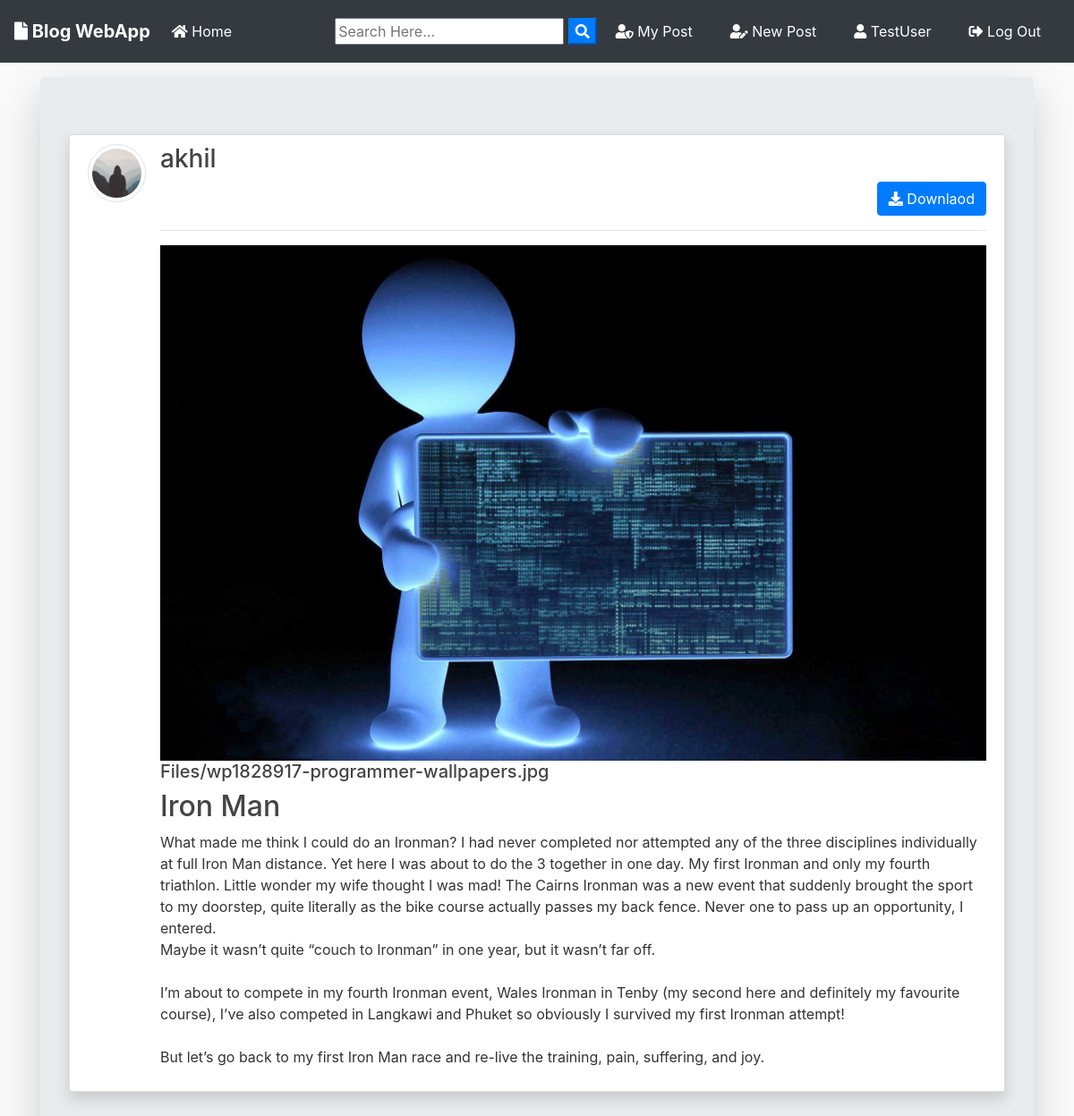
/post/16/ (signed in), run on the app's committed database.
### blog/models.py (models this page shows, shortened)
class Post(models.Model):
	title = models.CharField(max_length=100)
	file = models.FileField(null=True,blank=True,upload_to='Files')
	content = models.TextField()
	date_posted = models.DateTimeField(default=timezone.now)
	author = models.ForeignKey(User, on_delete=models.CASCADE)
	def extension(self):
		name, extension = os.path.splitext(self.file.name)
		return extension

### users/models.py (models this page shows, shortened)
class Profile(models.Model):
    user = models.OneToOneField(User, on_delete=models.CASCADE)
    image = models.ImageField(default='default.jpg', upload_to='profile_pics')

### blog/views.py (the view)
# urls.py: path('post/<int:pk>/', PostDetailView.as_view(), name='post-detail'),
class PostDetailView(DetailView):
    model = Post
    template_name = 'blog/post_detail.html'

### blog/templates/blog/post_detail.html (shortened to what this page needs)
{% extends "blog/base.html" %}
{% block content %}
<div class="jumbotron mt-3 shadow-lg">
<article class="media content-section shadow ">
   <a href="{{ object.author.profile.image.url }} " target="_blank"> <img src="{{ object.author.profile.image.url }}  " alt="" class="article-img rounded-circle img-thumbnail img-fluid">
   </a>
    <div class="media-body">
      <div class="">
        <div class="d-flex justify-content-between">
        <a class="mr-2 mt-0 mb-0  text-dark" href="{% url 'user-posts' object.author.username  %}"><h3>{{ object.author }}</h3></a>
        </div>
        {% if object.author != user %}
          <div class="form-group mt-0 pt-0 d-flex justify-content-end">
            <a href="{{ object.file.url }}" download class="btn btn-primary flex-last" type="submit"><i class="fas fa-download"></i> Downlaod</a>
          </div>
        {% endif %}
        <hr>
      </div>
      <div>
        {% if object.file %}
          {% if object.extension == '.jpg' or object.extension == 'jpeg' or object.extension == 'png' %}
            <a href="{{ object.file.url }}"  download ><img src="{{ object.file.url }}" alt="" class="img-fluid "></a>
            <a href="{{ object.file.url }}"  download class="text-dark"><h5>{{ object.file }}</h5></a>
          {% else %}
            <a href="{{ object.file.url }}"  download class="text-dark"><h5>{{ object.file }}</h5></a>
          {% endif %}
        {% endif %}
      </div>
      <h2>{{ object.title }}</h2>
      <p class="article-content">{{ object.content }}</p>
    </div>
  </article>
{% endblock content %}

### blog/templates/blog/base.html (shortened to what this page needs)
{% load static %}
<!doctype html>
<html lang="en">
  <head>
    <link rel="stylesheet" href="https://stackpath.bootstrapcdn.com/bootstrap/4.3.1/css/bootstrap.min.css">
    <link rel="stylesheet" href="https://use.fontawesome.com/releases/v5.8.1/css/all.css" >
    <link rel="stylesheet" href="{% static 'blog/main.css' %}">
</head>
  <body>
        <nav class="navbar navbar-expand-lg navbar-dark bg-dark">
                <a class="navbar-brand font-weight-bold" href="{% url 'blog-home' %}"><i class="fas fa-file"></i> Blog WebApp</a>
                <div class="collapse navbar-collapse" id="navbarSupportedContent">
                  <ul class="navbar-nav mr-auto">
                    <li class="nav-item active">
                      <a class="nav-link" href="{% url 'blog-home' %}"><i class="fas fa-home"></i> Home <span class="sr-only">(current)</span></a>
                    </li>
                  </ul>
                  <form id="searchform" action="{% url 'search' %}" method="get">
                    <input type="text" name="q" type="text" value="{{ request.GET.q }}" placeholder="Search Here..." />
                    <button type="button" onclick="searchform.submit()" class=" text-white my-color btn-primary"><i class="fa fa-search"></i></button>
                </form>
                    {% if user.is_authenticated %}
                    <a href="{% url 'user-posts' user %}" class="btn text-white m-2"><i class="fas fa-user-shield"></i> My Post</a>
                    <a href="{% url 'post-create' %} " class="btn text-white m-2"><i class="fas fa-user-edit"></i> New Post</a>
                    <a href="{% url 'profile' %} " class="btn text-white m-2"><i class="fas fa-user"></i> {{ user.username }}</a>
                    <a href="{% url 'logout' %} " class="btn text-white m-2"><i class="fas fa-sign-out-alt"></i> Log Out</a>
                    {% else %}
                    <a href="{% url 'login' %} " class="btn text-white m-2"><i class="fas fa-user-tie"></i> Log In</a>
                    <a href="{% url 'register' %} " class="btn text-white m-2"> <i class="fas fa-sign-in-alt"></i> Sign Up</a>
                    {% endif %}
                </div>
              </nav>
      <div class="container my-bg">
    {% block content %}
    {% endblock  %}
</div>
  </body>
</html>

### blog/static/blog/main.css (style rules this page uses)
body { background: #fafafa; color: #333333; margin-top: 0; }
h1, h2, h3, h4, h5, h6 { color: #444444; }
ul { margin: 0; }
.content-section { background: #ffffff; padding: 10px 20px; border: 1px solid #dddddd; border-radius: 3px; margin-bottom: 20px; }
.article-content { white-space: pre-line; }
.article-img { height: 65px; width: 65px; margin-right: 16px; }

### data on the page
Post: author.profile.image (placeholder picture), author "akhil", file (picture), file "Files/wp1828917-programmer-wallpapers.jpg", title "Iron Man", content "What made me think I could do an Ironman? I had never completed nor attempted any of the three disciplines individually at full Iron Man distance. Yet here I was about to do the 3 together in one day. My first Ironman and only my fourth triathlon. Little wonder my wife thought I was mad! The Cairns Ironman was a new event that suddenly brought the sport to my doorstep, quite literally as the bike course actually passes my back fence. Never one to pass up an opportunity, I entered. Maybe it wasn’t quite “couch to Ironman” in one year, but it wasn’t far off. I’m about to compete in my fourth Ironman event, Wales Ironman in Tenby (my second here and definitely my favourite course), I’ve also…"

### other printed values
{{ user.username }} "TestUser"
